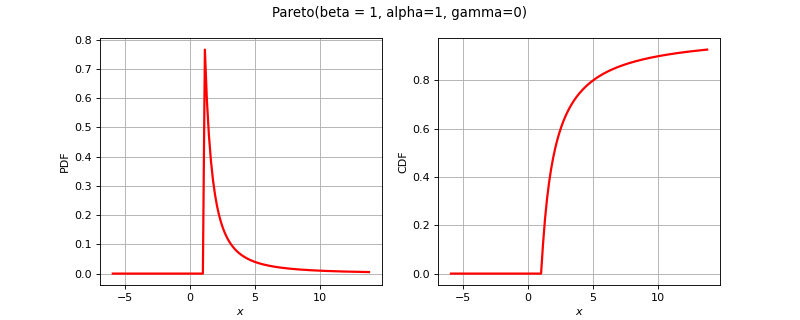

The script that drew this image:
import openturns as ot
from matplotlib import pyplot as plt
from openturns.viewer import View
if ot.Pareto().__class__.__name__ == 'Bernoulli':
    distribution = ot.Bernoulli(0.7)
elif ot.Pareto().__class__.__name__ == 'Binomial':
    distribution = ot.Binomial(5, 0.2)
elif ot.Pareto().__class__.__name__ == 'Hypergeometric':
    distribution = ot.Hypergeometric(10, 4, 7)
elif ot.Pareto().__class__.__name__ == 'CumulativeDistributionNetwork':
    coll = [ot.Normal(2),ot.Dirichlet([0.5, 1.0, 1.5])]
    distribution = ot.CumulativeDistributionNetwork(coll, ot.BipartiteGraph([[0,1], [0,1]]))
elif ot.Pareto().__class__.__name__ == 'Histogram':
    distribution = ot.Histogram([-1.0, 0.5, 1.0, 2.0], [0.45, 0.4, 0.15])
elif ot.Pareto().__class__.__name__ == 'KernelMixture':
    kernel = ot.Uniform()
    sample = ot.Normal().getSample(5)
    bandwith = [1.0]
    distribution = ot.KernelMixture(kernel, bandwith, sample)
elif ot.Pareto().__class__.__name__ == 'MaximumDistribution':
    coll = [ot.Uniform(2.5, 3.5), ot.LogUniform(1.0, 1.2), ot.Triangular(2.0, 3.0, 4.0)]
    distribution = ot.MaximumDistribution(coll)
elif ot.Pareto().__class__.__name__ == 'Multinomial':
    distribution = ot.Multinomial(5, [0.2])
elif ot.Pareto().__class__.__name__ == 'RandomMixture':
    coll = [ot.Triangular(0.0, 1.0, 5.0), ot.Uniform(-2.0, 2.0)]
    weights = [0.8, 0.2]
    cst = 3.0
    distribution = ot.RandomMixture(coll, weights, cst)
elif ot.Pareto().__class__.__name__ == 'TruncatedDistribution':
    distribution = ot.TruncatedDistribution(ot.Normal(2.0, 1.5), 1.0, 4.0)
elif ot.Pareto().__class__.__name__ == 'UserDefined':
    distribution = ot.UserDefined([[0.0], [1.0], [2.0]], [0.2, 0.7, 0.1])
elif ot.Pareto().__class__.__name__ == 'ZipfMandelbrot':
    distribution = ot.ZipfMandelbrot(10, 2.5, 0.3)
else:
    distribution = ot.Pareto()
dimension = distribution.getDimension()
title = str(distribution)[:100].split('\n')[0]
if dimension == 1:
    distribution.setDescription(['$x$'])
    pdf_graph = distribution.drawPDF()
    cdf_graph = distribution.drawCDF()
    fig = plt.figure(figsize=(10, 4))
    pdf_axis = fig.add_subplot(121)
    cdf_axis = fig.add_subplot(122)
    View(pdf_graph, figure=fig, axes=[pdf_axis], add_legend=False)
    View(cdf_graph, figure=fig, axes=[cdf_axis], add_legend=False)
    fig.suptitle(title)
elif dimension == 2:
    distribution.setDescription(['$x_1$', '$x_2$'])
    pdf_graph = distribution.drawPDF()
    pdf_graph.setTitle(title)
    fig = plt.figure(figsize=(10, 5))
    pdf_axis = fig.add_subplot(111)
    View(pdf_graph, figure=fig, axes=[pdf_axis], add_legend=False, square_axes=False)
